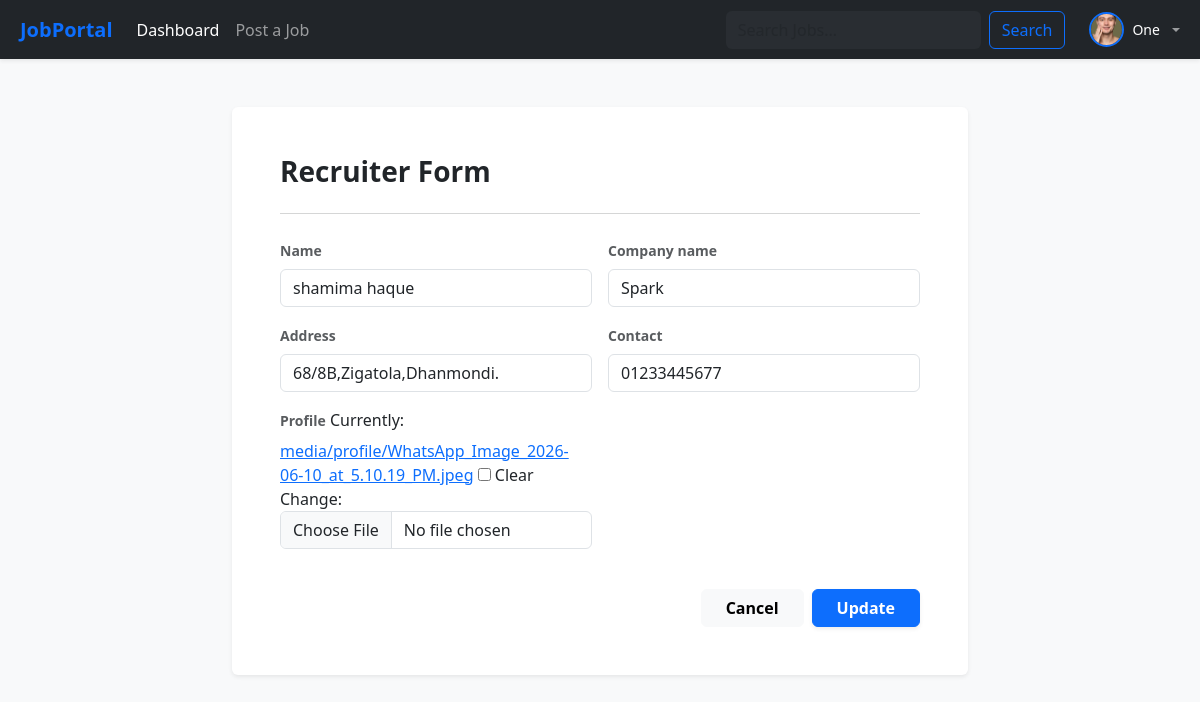
The app's page /recruiter/ (signed in), older data.
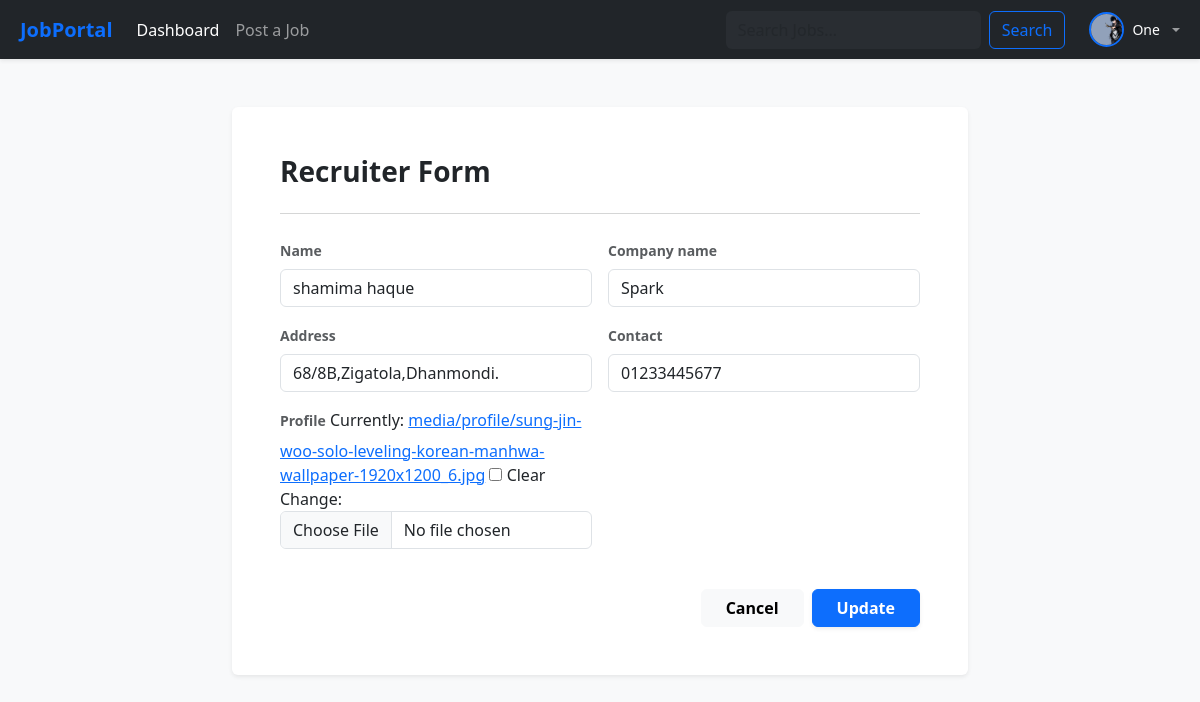
The same page, newer data.
### JobApp/models.py (models this page shows, shortened)
class UserModel(AbstractUser):
    USER_TYPE = [
        ('JobSeeker', 'JobSeeker'),
        ('Recruiter', 'Recruiter')
    ]
    display_name = models.CharField(max_length=100)
    user_type = models.CharField(max_length=100, choices=USER_TYPE)

class RecruiterModel(models.Model):
    user = models.ForeignKey(UserModel, on_delete=models.CASCADE)
    name = models.CharField(max_length=100, null=True, blank=True)
    company_name = models.CharField(max_length=100, null=True, blank=True)
    address = models.CharField(max_length=100, null=True, blank=True)
    contact = models.CharField(max_length=100, null=True, blank=True)
    profile = models.ImageField(upload_to='media/profile', null=True, blank=True)

### JobApp/views.py (the view, shortened to what this page needs)
# urls.py: path('recruiter/',recruiterPage,name='recruiter'),
@login_required
def recruiterPage(req):
    try:
        user = RecruiterModel.objects.get(user=req.user)
    except RecruiterModel.DoesNotExist:
        user = RecruiterModel.objects.create(user=req.user)
    form = RecruiterForm(instance=user)
    context = {
        'form':form,
        'title':'Recruiter Form',
        'btn':'Update'
    }
    return render(req,'base/baseForm.html',context)

### JobApp/forms.py
class RecruiterForm(forms.ModelForm):
    class Meta:
        model = RecruiterModel
        fields = "__all__"
        exclude = ['user']
    def __init__(self, *args, **kwargs):
        super().__init__(*args, **kwargs)
        for i_name, i in self.fields.items():
         i.widget.attrs['class'] = 'form-control'

### JobApp/templates/base/baseForm.html (shortened to what this page needs)
{% extends "base/base.html" %}
{% block content %}
<div class="row justify-content-center my-5">
    <div class="col-md-8">
        <div class="card shadow-sm border-0">
            <div class="card-body p-4 p-md-5">
                <div class="d-flex align-items-center mb-4">
                    <h3 class="fw-bold mb-0 text-dark">{{ title }}</h3>
                </div>
                <hr class="text-muted opacity-25 mb-4">
                <form method="POST" enctype="multipart/form-data">
                    <div class="row g-3">
                        {% for field in form %}
                            <div class="{% if field.name == 'description' or field.name == 'skills' or field.name == 'skill' %}col-12{% else %}col-md-6{% endif %}">
                                <label class="form-label fw-semibold small text-muted">{{ field.label }}</label>
                                {% if field.name == 'skills' or field.name == 'skill' %}
                                    <div class="p-3 border rounded bg-light bg-opacity-50 django-custom-checkbox-container">
                                        {{ field }}
                                    </div>
                                {% else %}
                                    {{ field }}
                                {% endif %}
                            </div>
                        {% endfor %}
                    </div>
                    <div class="d-flex justify-content-end gap-2 mt-4 pt-3">
                        <a href="{% url 'dashboard' %}" class="btn btn-light px-4 fw-semibold">Cancel</a>
                        <button type="submit" class="btn btn-primary px-4 fw-semibold shadow-sm">{{ btn }}</button>
                    </div>
                </form>
            </div>
        </div>
    </div>
</div>
{% endblock content %}

### JobApp/templates/base/nav.html (shortened to what this page needs)
<nav class="navbar navbar-expand-lg navbar-dark bg-dark shadow-sm">
  <div class="container-fluid">
    <a class="navbar-brand fw-bold text-primary" href="{% url 'dashboard' %}">
      JobPortal
    </a>
    <div class="collapse navbar-collapse" id="navbarSupportedContent">
      <ul class="navbar-nav me-auto mb-2 mb-lg-0 align-items-lg-center">
        <li class="nav-item">
          <a class="nav-link active" aria-current="page" href="{% url 'dashboard' %}">Dashboard</a>
        </li>
        {% if request.user.is_authenticated %}
          {% if request.user.user_type == "Recruiter" %}
          <li class="nav-item">
            <a class="nav-link" href="{% url 'jobPost' %}">Post a Job</a>
          </li>
          {% endif %}
        {% endif %}
      </ul>
      {% if request.user.is_authenticated %}
        <form class="d-flex me-lg-3 my-2 my-lg-0" role="search" method="get">
          <input class="form-control me-2 bg-secondary bg-opacity-10 border-0 text-white" name="query" type="search" placeholder="Search Jobs..." aria-label="Search"/>
          <button class="btn btn-outline-primary" type="submit">Search</button>
        </form>
      {% endif %}
      <ul class="navbar-nav mb-2 mb-lg-0">
        {% if request.user.is_authenticated %}
          <li class="nav-item dropdown">
            <a class="nav-link dropdown-toggle d-flex align-items-center gap-2 py-1" href="#" role="button" data-bs-toggle="dropdown" aria-expanded="false">
              <div class="position-relative d-inline-block">
                {% if request.user.user_type == "Recruiter" and request.user.recruitermodel_set.first.profile %}
                  <img src="{{ request.user.recruitermodel_set.first.profile.url }}" alt="Profile" class="rounded-circle border border-2 border-primary" style="width: 35px; height: 35px; object-fit: cover;">
                {% elif request.user.user_type == "JobSeeker" and request.user.jobseekermodel_set.first.profile %}
                  <img src="{{ request.user.jobseekermodel_set.first.profile.url }}" alt="Profile" class="rounded-circle border border-2 border-primary" style="width: 35px; height: 35px; object-fit: cover;">
                {% else %}
                  <div class="bg-primary text-white rounded-circle d-flex align-items-center justify-content-center border border-2 border-primary" style="width: 35px; height: 35px;">
                    <span class="fw-bold small">{{ request.user.username|slice:":1"|upper }}</span>
                  </div>
                {% endif %}
              </div>
              <span class="text-white small fw-medium d-none d-sm-inline">
                {{ request.user.display_name|default:request.user.username }}
              </span>
            </a>
          </li>
        {% endif %}
      </ul>
    </div>
  </div>
</nav>

Row changes from the older to the newer data that the page shows:
changed UserModel "One": user.recruitermodel_set.first.profile: a different picture
Text that changed along with them:
text no longer shown: "Currently: media/profile/WhatsApp_Image_2026-06-10_at_5.10.19_PM.jpeg Clear Change:"
text now shown: "Currently: media/profile/sung-jin-woo-solo-leveling-korean-manhwa-wallpaper-1920x1200_6.jpg Clear Change:"
